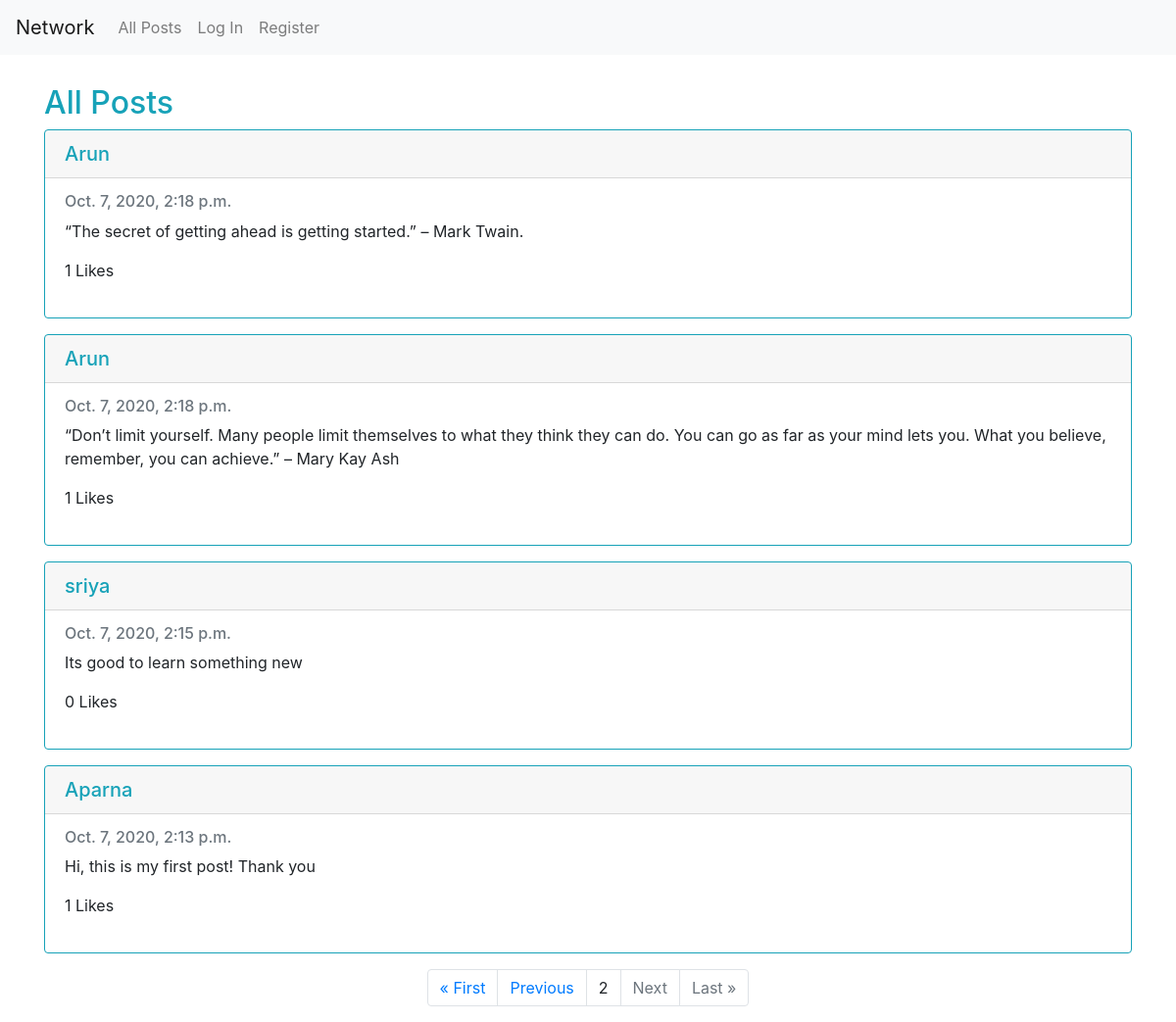
Screenshot of /?page=2 with the database file from the repository.
### network/models.py (models this page shows, shortened)
class Post(models.Model):
    content = models.TextField()
    user = models.ForeignKey('User', on_delete=models.CASCADE, related_name='author')
    date = models.DateTimeField(auto_now=True, blank=True)
    liked = models.ManyToManyField('User', default=None, blank=True, related_name='post_likes')

class User(AbstractUser):
    pass

### network/views.py (the view)
# urls.py: path("", views.index, name="index"),
def index(request):
    posts = Post.objects.all().order_by('-date')
    paginator = Paginator(posts, 10)
    page_number = request.GET.get('page')
    page_obj = paginator.get_page(page_number)
    return render(request, "network/index.html", {
        'page_obj': page_obj
    })

### network/templates/network/index.html (shortened to what this page needs)
{% extends "network/layout.html" %}
{% block body %}
<div class="container">
<h2 class="heading">All Posts</h2>
{% for post in page_obj %}
    <div class="card border-info mb-3">
        <h5 class="card-header text-info"><a href="{% url 'profile' post.user %}"> {{ post.user}}</a></h5>
        <div class="card-body ">
            <h6 class="card-subtitle mb-2 text-muted">{{post.date}}</h6>
            <p class="card-text">{{ post.content }}</p>
            {% if user.is_authenticated %}
                {% if request.user == post.user %}
                    <button type="button" class="edit btn btn-link" data-toggle="modal" data-target="#edit">Edit</button>
                    <div class="modal fade" id="edit" tabindex="-1" role="dialog" aria-labelledby="exampleModalCenterTitle" aria-hidden="true">
                        <div class="modal-dialog modal-dialog-centered" role="document">
                            <div class="modal-content new-post-content">
                                <div class="modal-header">
                                <h5 class="modal-title heading" id="exampleModalLongTitle">Edit Post</h5>
                                <button type="button" class="close" data-dismiss="modal" aria-label="Close">
                                    <span aria-hidden="true">&times;</span>
                                </button>
                                </div>
                                <div class="modal-body">
                                    <form method=post action="{% url 'editpost' post_id=post.id %}">
                                        {% csrf_token %}
                                        <textarea rows="10" class="form-control" name="textarea">{{post.content}}</textarea>
                                        <br>
                                        <div class="modal-footer">
                                            <button class="btn btn-outline-dark save" type="submit" value="Save">Save</button>
                                        </div>
                                    </form>
                                </div>
                            </div>
                        </div>
                    </div>
                    <p class="total-likes">{{post.liked.all.count}} Likes</p>
                {% elif request.user in post.liked.all %}
                    <a class="likebutton" href="#" data-catid="{{ post.id }}" id="{{post.id}}" data-total="{{post.liked.all.count}}"  data-value="Unlike" value="submit"><i class="fa fa-heart" id="heart{{post.id}}" style="color:red;"></i><span id="liked{{post.id}}">{{post.liked.all.count}}</span> Likes</a>
                {% else %}
                    <a class="likebutton" href="#" data-catid="{{ post.id }}" id="{{post.id}}" data-total="{{post.liked.all.count}}"  data-value="Like" value="submit"><i class="fa fa-heart" id="heart{{post.id}}" style="color:black;"></i><span id="liked{{post.id}}">{{post.liked.all.count}}</span> Likes</a>
                {% endif %}
            {% else %}
                <p class="total-likes">{{post.liked.all.count}} Likes</p>
            {% endif %}
        </div>
    </div>
{% endfor %}
<ul class="pagination justify-content-center">
    {% if page_obj.has_previous %}
        <li class="page-item"><a href="?page=1" class="page-link">&laquo; First</a></li>
        <li class="page-item"><a href="?page={{ page_obj.previous_page_number }}" class="page-link">Previous</a></li>
    {% else %}
    <li class="page-item disabled"><a class="page-link">&laquo; First</a></li>
    <li class="page-item disabled"><a class="page-link">Previous</a></li>
    {% endif %}
    {% if page_obj.number %}
    <li class="page-item"><a class="page-link">{{ page_obj.number }}</a></li>
    {% else %}
    <li class="page-item"><a class="page-link">0</a></li>
    {% endif %}
    {% if page_obj.has_next %}
    <li class="page-item"><a href="?page={{ page_obj.next_page_number }}" class="page-link">Next</a></li>
    <li class="page-item"><a href="?page={{ page_obj.paginator.num_pages }}" class="page-link">Last &raquo;</a></li>
    {% else %}
    <li class="page-item disabled"><a class="page-link">Next</a></li>
    <li class="page-item disabled"><a class="page-link">Last &raquo;</a></li>
    {% endif %}
</ul>
</div>
{% endblock %}

### network/static/network/styles.css (style rules this page uses)
.container { margin-top: 30px; }
.card-header a { text-decoration: none; color: #17a2b8; position: relative; }
.btn-link, .heading { color: #17a2b8; }

### rows the page displays
Post: user "Arun", date "Oct. 7, 2020, 2:18 p.m.", content "“The secret of getting ahead is getting started.” – Mark Twain.", liked.all.count "1"
Post: user "Arun", date "Oct. 7, 2020, 2:18 p.m.", content "“Don’t limit yourself. Many people limit themselves to what they think they can do. You can go as far as your mind lets you. What you believe, remember, you can achieve.” – Mary Kay Ash", liked.all.count "1"
Post: user "sriya", date "Oct. 7, 2020, 2:15 p.m.", content "Its good to learn something new", liked.all.count "0"
Post: user "Aparna", date "Oct. 7, 2020, 2:13 p.m.", content "Hi, this is my first post! Thank you", liked.all.count "1"

### other values shown
{{ page_obj.number }} "2"
